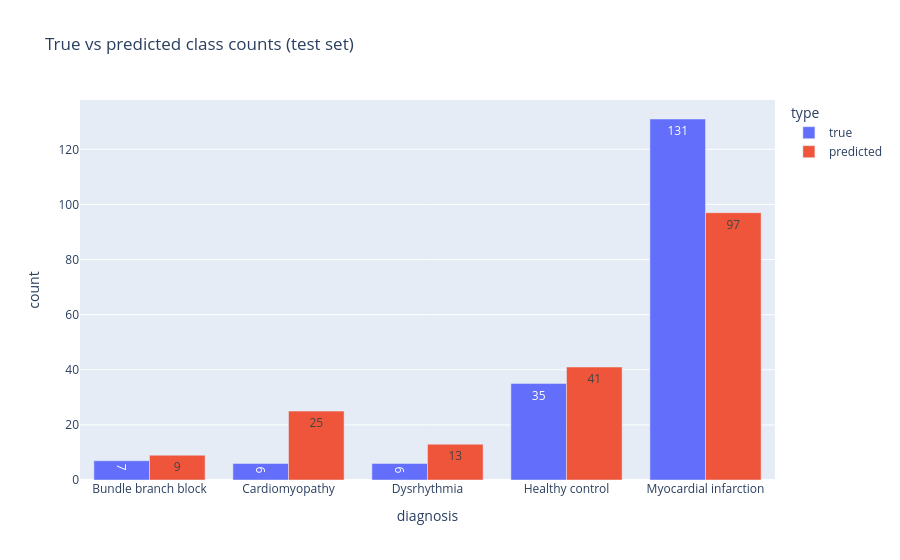

Notebook source saved alongside this figure:
### Markdown cell above
### Extra evaluation plots for better result visualisation

### Code cell
# new: how often each class is predicted vs how often it really occurs.
# Shows whether the model over-predicts the majority class or ignores rare ones.
dist = pd.DataFrame({
    "diagnosis": kept_labels * 2,
    "count": np.concatenate([np.bincount(y_true_test, minlength=len(kept_labels)),
                             np.bincount(y_pred_test, minlength=len(kept_labels))]),
    "type": ["true"] * len(kept_labels) + ["predicted"] * len(kept_labels),
})
px.bar(dist, x="diagnosis", y="count", color="type", barmode="group", text="count",
       title="True vs predicted class counts (test set)")

### Figure 1 — Plotly figure (JSON) as saved in the notebook; plotly's stock layout.template omitted (floating-point values rounded to 4 significant figures)
{"data": [{"alignmentgroup": "True", "hovertemplate": "type=true<br>diagnosis=%{x}<br>count=%{text}<extra></extra>", "legendgroup": "true", "marker": {"color": "#636efa", "pattern": {"shape": ""}}, "name": "true", "offsetgroup": "true", "orientation": "v", "showlegend": true, "text": [7.0, 6.0, 6.0, 35.0, 131.0], "textposition": "auto", "type": "bar", "x": ["Bundle branch block", "Cardiomyopathy", "Dysrhythmia", "Healthy control", "Myocardial infarction"], "xaxis": "x", "y": [7, 6, 6, 35, 131], "yaxis": "y"}, {"alignmentgroup": "True", "hovertemplate": "type=predicted<br>diagnosis=%{x}<br>count=%{text}<extra></extra>", "legendgroup": "predicted", "marker": {"color": "#EF553B", "pattern": {"shape": ""}}, "name": "predicted", "offsetgroup": "predicted", "orientation": "v", "showlegend": true, "text": [9.0, 25.0, 13.0, 41.0, 97.0], "textposition": "auto", "type": "bar", "x": ["Bundle branch block", "Cardiomyopathy", "Dysrhythmia", "Healthy control", "Myocardial infarction"], "xaxis": "x", "y": [9, 25, 13, 41, 97], "yaxis": "y"}], "layout": {"barmode": "group", "legend": {"title": {"text": "type"}, "tracegroupgap": 0}, "title": {"text": "True vs predicted class counts (test set)"}, "xaxis": {"anchor": "y", "domain": [0, 1], "title": {"text": "diagnosis"}}, "yaxis": {"anchor": "x", "domain": [0, 1], "title": {"text": "count"}}}}
